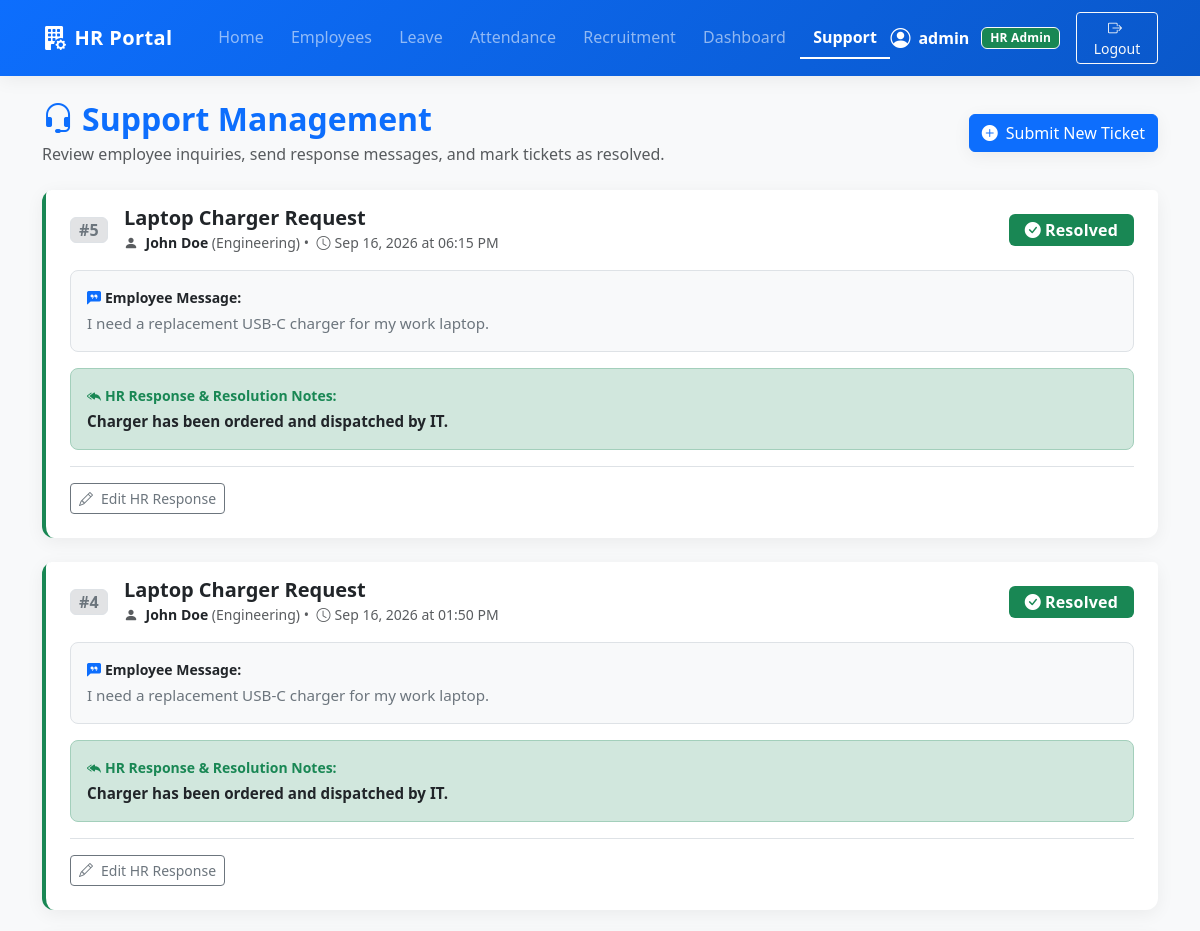
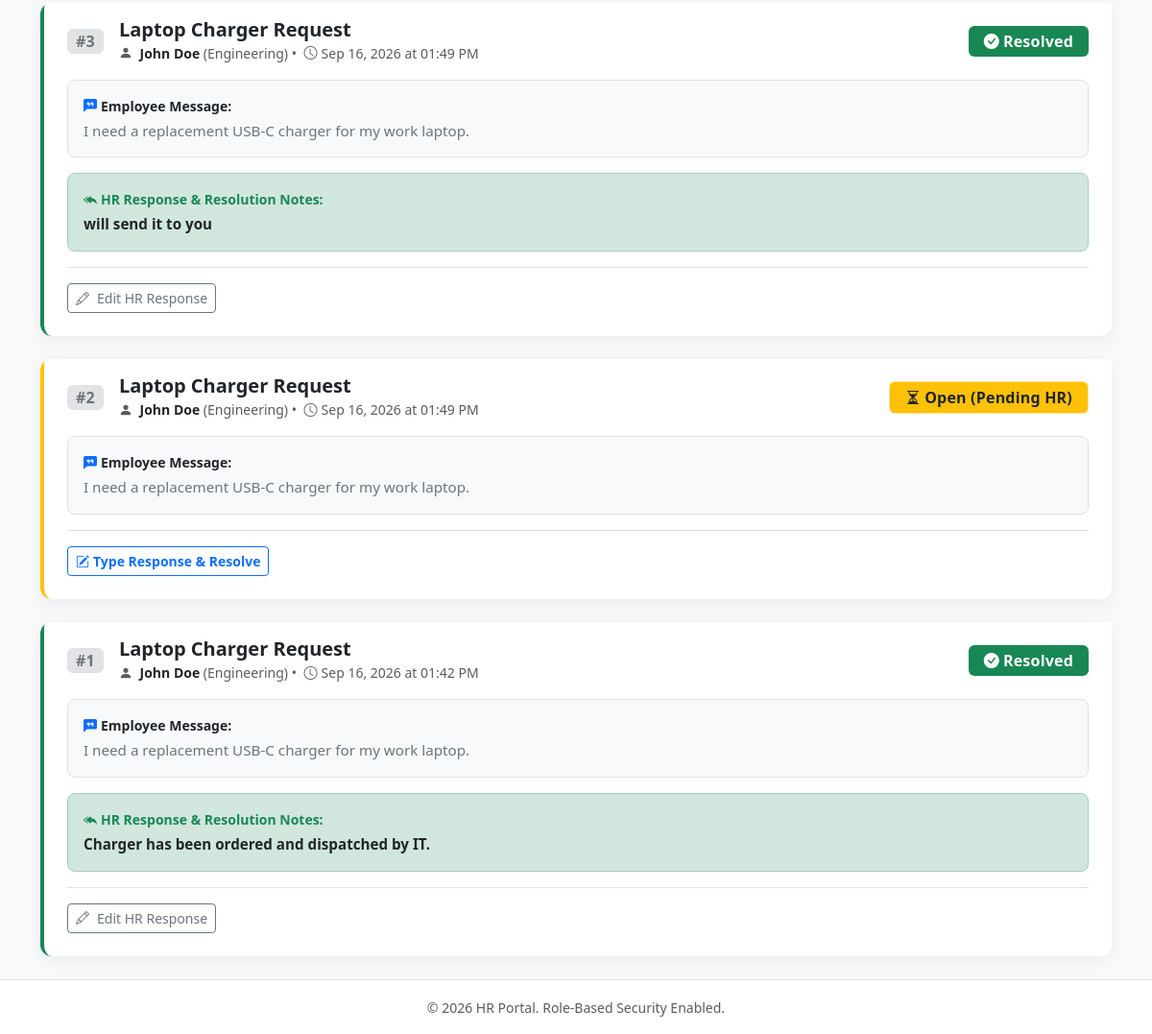
/support (signed in), run on the app's committed database (2 pictures, top to bottom).
### models/user.py (models this page shows, shortened)
class User(UserMixin, db.Model):
    __tablename__ = 'users'
    id = db.Column(db.Integer, primary_key=True)
    username = db.Column(db.String(80), unique=True, nullable=False)
    email = db.Column(db.String(120), unique=True, nullable=False)
    password_hash = db.Column(db.String(255), nullable=False)
    role = db.Column(db.String(20), nullable=False, default='employee')  # 'hr' or 'employee'
    employee_id = db.Column(db.Integer, db.ForeignKey('employees.id'), nullable=True)

### models/ticket.py (models this page shows, shortened)
class Ticket(db.Model):
    __tablename__ = 'tickets'
    id = db.Column(db.Integer, primary_key=True)
    employee_id = db.Column(db.Integer, db.ForeignKey('employees.id'), nullable=False)
    subject = db.Column(db.String(150), nullable=False)
    message = db.Column(db.Text, nullable=False)
    status = db.Column(db.String(20), default='Open', nullable=False)  # 'Open' or 'Resolved'
    reply = db.Column(db.Text, nullable=True)
    created_at = db.Column(db.DateTime, default=datetime.utcnow, nullable=False)
    employee = db.relationship('Employee', backref=db.backref('tickets', lazy=True, cascade='all, delete-orphan'))

### models/employee.py (models this page shows, shortened)
class Employee(db.Model):
    __tablename__ = 'employees'
    id = db.Column(db.Integer, primary_key=True)
    name = db.Column(db.String(100), nullable=False)
    email = db.Column(db.String(120), unique=True, nullable=False)
    department = db.Column(db.String(80), nullable=True)
    position = db.Column(db.String(80), nullable=True)
    join_date = db.Column(db.Date, nullable=False, default=date.today)
    leaves = db.relationship('Leave', backref='employee', lazy=True, cascade='all, delete-orphan')
    attendances = db.relationship('Attendance', backref='employee', lazy=True, cascade='all, delete-orphan')
    user_account = db.relationship('User', backref='employee', uselist=False)

### app.py (the view)
    @app.route('/support')
    @login_required
    def list_tickets():
        if current_user.role == 'employee':
            if current_user.employee_id:
                tickets = Ticket.query.filter_by(employee_id=current_user.employee_id).order_by(Ticket.created_at.desc()).all()
            else:
                tickets = []
        else:
            tickets = Ticket.query.order_by(Ticket.created_at.desc()).all()
        return render_template('support/list.html', tickets=tickets)

### templates/support/list.html (shortened to what this page needs)
{% extends "base.html" %}
{% block content %}
<div class="d-flex flex-wrap justify-content-between align-items-center mb-4 gap-2">
    <div>
        <h2 class="fw-bold text-primary mb-1">
            <i class="bi bi-headset me-2"></i>Support Management
        </h2>
        <p class="text-muted mb-0">
            {% if current_user.role == 'hr' %}
                Review employee inquiries, send response messages, and mark tickets as resolved.
            {% else %}
                Submit assistance requests and track HR responses to your tickets.
            {% endif %}
        </p>
    </div>
    <div>
        <a href="{{ url_for('create_ticket') }}" class="btn btn-primary d-flex align-items-center gap-2 shadow-sm">
            <i class="bi bi-plus-circle-fill"></i>
            <span>Submit New Ticket</span>
        </a>
    </div>
</div>
{% if tickets %}
<div class="row g-4">
    {% for ticket in tickets %}
    <div class="col-12">
        <div class="card border-0 shadow-sm border-start border-4 {% if ticket.status == 'Resolved' %}border-success{% else %}border-warning{% endif %}">
            <div class="card-header bg-white py-3 px-4 d-flex flex-wrap align-items-center justify-content-between gap-2 border-bottom-0">
                <div class="d-flex align-items-center gap-3">
                    <span class="badge bg-secondary-subtle text-secondary border px-2 py-1 fw-bold fs-6">#{{ ticket.id }}</span>
                    <div>
                        <h5 class="fw-bold text-dark mb-0">{{ ticket.subject }}</h5>
                        <small class="text-muted">
                            <i class="bi bi-person-fill me-1"></i>
                            <span class="fw-semibold text-dark">{{ ticket.employee.name if ticket.employee else 'Unknown Employee' }}</span>
                            {% if ticket.employee and ticket.employee.department %}
                                ({{ ticket.employee.department }})
                            {% endif %}
                            &bull;
                            <i class="bi bi-clock me-1 ms-1"></i>{{ ticket.created_at.strftime('%b %d, %Y at %I:%M %p') }}
                        </small>
                    </div>
                </div>
                <div>
                    {% if ticket.status == 'Resolved' %}
                        <span class="badge bg-success px-3 py-2 fs-6">
                            <i class="bi bi-check-circle-fill me-1"></i>Resolved
                        </span>
                    {% else %}
                        <span class="badge bg-warning text-dark px-3 py-2 fs-6 border border-warning-subtle">
                            <i class="bi bi-hourglass-split me-1"></i>Open (Pending HR)
                        </span>
                    {% endif %}
                </div>
            </div>
            <div class="card-body px-4 pt-0 pb-4">
                <div class="bg-light p-3 rounded-3 mb-3 border">
                    <div class="fw-bold text-dark small mb-1 d-flex align-items-center gap-1">
                        <i class="bi bi-chat-left-quote-fill text-primary"></i>
                        <span>Employee Message:</span>
                    </div>
                    <p class="mb-0 text-secondary" style="white-space: pre-wrap; font-size: 0.95rem;">{{ ticket.message }}</p>
                </div>
                {% if ticket.reply %}
                <div class="bg-success-subtle border border-success-subtle p-3 rounded-3 mb-3 text-dark">
                    <div class="fw-bold text-success small mb-1 d-flex align-items-center gap-1">
                        <i class="bi bi-reply-all-fill"></i>
                        <span>HR Response & Resolution Notes:</span>
                    </div>
                    <p class="mb-0 text-dark fw-semibold" style="white-space: pre-wrap; font-size: 0.95rem;">{{ ticket.reply }}</p>
                </div>
                {% elif ticket.status == 'Resolved' %}
                <div class="bg-success-subtle border border-success-subtle p-2 px-3 rounded-3 mb-3 text-success small fw-semibold">
                    <i class="bi bi-check2-all me-1"></i> This ticket was marked as resolved by HR.
                </div>
                {% endif %}
                {% if current_user.role == 'hr' %}
                <div class="mt-3 pt-3 border-top">
                    {% if ticket.status == 'Open' %}
                        <button class="btn btn-sm btn-outline-primary fw-semibold d-inline-flex align-items-center gap-1" type="button" data-bs-toggle="collapse" data-bs-target="#replyForm{{ ticket.id }}" aria-expanded="false">
                            <i class="bi bi-pencil-square"></i>
                            <span>Type Response & Resolve</span>
                        </button>
                    {% else %}
                        <button class="btn btn-sm btn-outline-secondary d-inline-flex align-items-center gap-1" type="button" data-bs-toggle="collapse" data-bs-target="#editReplyForm{{ ticket.id }}" aria-expanded="false">
                            <i class="bi bi-pencil me-1"></i> Edit HR Response
                        </button>
                    {% endif %}
                </div>
                {% endif %}
            </div>
        </div>
    </div>
    {% endfor %}
</div>
{% endif %}
{% endblock %}

### templates/base.html (shortened to what this page needs)
<!DOCTYPE html>
<html lang="en">
<head>
    <link href="https://cdn.jsdelivr.net/npm/bootstrap@5.3.3/dist/css/bootstrap.min.css" rel="stylesheet">
    <link href="https://cdn.jsdelivr.net/npm/bootstrap-icons@1.11.3/font/bootstrap-icons.min.css" rel="stylesheet">
    <link rel="stylesheet" href="{{ url_for('static', filename='css/style.css') }}">
</head>
<body>
    <nav class="navbar navbar-expand-lg navbar-dark bg-primary shadow-sm">
        <div class="container">
            <a class="navbar-brand d-flex align-items-center gap-2" href="{{ url_for('index') }}">
                <i class="bi bi-building-fill-gear fs-4"></i>
                <span>HR Portal</span>
            </a>
            <div class="collapse navbar-collapse" id="navbarNav">
                <ul class="navbar-nav me-auto ms-lg-3">
                    {% if current_user.is_authenticated %}
                        <li class="nav-item">
                            <a class="nav-link {% if request.endpoint == 'index' %}active{% endif %}" href="{{ url_for('index') }}">Home</a>
                        </li>
                        {% if current_user.role == 'hr' %}
                            <li class="nav-item">
                                <a class="nav-link {% if request.endpoint in ['list_employees', 'add_employee', 'edit_employee'] %}active{% endif %}" href="{{ url_for('list_employees') }}">Employees</a>
                            </li>
                            <li class="nav-item">
                                <a class="nav-link {% if request.endpoint in ['list_leaves', 'apply_leave'] %}active{% endif %}" href="{{ url_for('list_leaves') }}">Leave</a>
                            </li>
                            <li class="nav-item">
                                <a class="nav-link {% if request.endpoint in ['list_attendance', 'mark_attendance'] %}active{% endif %}" href="{{ url_for('list_attendance') }}">Attendance</a>
                            </li>
                            <li class="nav-item">
                                <a class="nav-link {% if request.endpoint in ['list_jobs', 'add_job', 'job_details', 'add_candidate', 'job_matches'] %}active{% endif %}" href="{{ url_for('list_jobs') }}">Recruitment</a>
                            </li>
                            <li class="nav-item">
                                <a class="nav-link {% if request.endpoint == 'dashboard' %}active{% endif %}" href="{{ url_for('dashboard') }}">Dashboard</a>
                            </li>
                            <li class="nav-item">
                                <a class="nav-link {% if request.endpoint in ['list_tickets', 'create_ticket'] %}active{% endif %}" href="{{ url_for('list_tickets') }}">Support</a>
                            </li>
                        {% endif %}
                    {% endif %}
                </ul>
                <ul class="navbar-nav ms-auto align-items-center gap-2">
                    {% if current_user.is_authenticated %}
                        <li class="nav-item d-flex align-items-center gap-2 text-white">
                            <i class="bi bi-person-circle fs-5"></i>
                            <span class="fw-bold me-1">{{ current_user.username }}</span>
                            {% if current_user.role == 'hr' %}
                                <span class="badge bg-success text-white border border-light">HR Admin</span>
                            {% else %}
                                <span class="badge bg-warning text-dark border border-light">Employee</span>
                            {% endif %}
                        </li>
                        <li class="nav-item">
                            <a href="{{ url_for('logout') }}" class="btn btn-outline-light btn-sm ms-2">
                                <i class="bi bi-box-arrow-right me-1"></i> Logout
                            </a>
                        </li>
                    {% else %}
                        <li class="nav-item">
                            <a href="{{ url_for('login') }}" class="btn btn-light btn-sm text-primary fw-bold px-3">
                                <i class="bi bi-box-arrow-in-right me-1"></i> Sign In
                            </a>
                        </li>
                    {% endif %}
                </ul>
            </div>
        </div>
    </nav>
    <main class="container my-4">
        {% block content %}
        {% endblock %}
    </main>
    <footer class="py-3 border-top text-center text-muted">
        <div class="container">
            <small>&copy; 2026 HR Portal. Role-Based Security Enabled.</small>
        </div>
    </footer>
</body>
</html>

### static/css/style.css (style rules this page uses)
:root { --primary-color: #0d6efd; --primary-dark: #0a58ca; --primary-light: #e7f1ff; --secondary-bg: #f8f9fa; --card-border-radius: 12px; --card-shadow: 0 4px 18px rgba(0, 0, 0, 0.06); --hover-shadow: 0 8px 25px rgba(13, 110, 253, 0.12); }
body { background-color: var(--secondary-bg); font-family: 'Segoe UI', system-ui, -apple-system, BlinkMacSystemFont, Roboto, sans-serif; color: #212529; min-height: 100vh; display: flex; flex-direction: column; -webkit-font-smoothing: antialiased; }
main { flex: 1; }
.navbar { padding-top: 0.75rem; padding-bottom: 0.75rem; background: linear-gradient(135deg, #0d6efd 0%, #0a58ca 100%) !important; }
.navbar-brand { font-size: 1.25rem; font-weight: 700; letter-spacing: 0.4px; }
.nav-link { font-weight: 500; padding-left: 0.85rem !important; padding-right: 0.85rem !important; transition: color 0.15s ease-in-out; }
.nav-link.active { font-weight: 600; border-bottom: 2px solid #ffffff; }
.card { border-radius: var(--card-border-radius); transition: transform 0.2s ease, box-shadow 0.2s ease; }
.shadow-sm { box-shadow: var(--card-shadow) !important; }
.badge { font-weight: 600; letter-spacing: 0.2px; }
footer { background-color: #ffffff; border-top: 1px solid #e9ecef; }

### data on the page
User: username "admin"
Ticket: id "5", subject "Laptop Charger Request", employee "John Doe", employee.department "Engineering", created_at "Sep 16, 2026 at 06:15 PM", status "Resolved" (drawn), message "I need a replacement USB-C charger for my work laptop.", reply "Charger has been ordered and dispatched by IT."
Ticket: id "4", subject "Laptop Charger Request", employee "John Doe", employee.department "Engineering", created_at "Sep 16, 2026 at 01:50 PM", status "Resolved" (drawn), message "I need a replacement USB-C charger for my work laptop.", reply "Charger has been ordered and dispatched by IT."
Ticket: id "3", subject "Laptop Charger Request", employee "John Doe", employee.department "Engineering", created_at "Sep 16, 2026 at 01:49 PM", status "Resolved" (drawn), message "I need a replacement USB-C charger for my work laptop.", reply "will send it to you"
Ticket: id "2", subject "Laptop Charger Request", employee "John Doe", employee.department "Engineering", created_at "Sep 16, 2026 at 01:49 PM", status "Open" (drawn), message "I need a replacement USB-C charger for my work laptop."
Ticket: id "1", subject "Laptop Charger Request", employee "John Doe", employee.department "Engineering", created_at "Sep 16, 2026 at 01:42 PM", status "Resolved" (drawn), message "I need a replacement USB-C charger for my work laptop.", reply "Charger has been ordered and dispatched by IT."
